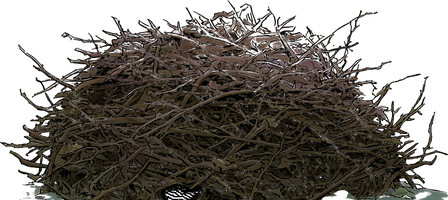
#> input picture TechArtAsset/Scenes/S1b_ForestPath/props/F_prop_bramble_v2.png, 448 x 200 px, found by its file name
$ python make_forest_v4.py
#> lines starting #> are read from the running program, lines starting #| are printed output that depends on the picture
# 2026-11-01 森林 v4：荆棘丛 3u、荆棘墙 9u + 红光遮罩、草土边补满、前景纵向渐变、布局 v4
import numpy as np, cv2, json
from PIL import Image
B="TechArtAsset/Scenes/S1b_ForestPath"; P=f"{B}/props"; W_=f"{B}/_work"
# 荆棘丛 3u：用 v2 的处理结果（已去蓝影）按高度放大
br=Image.open(f"{P}/F_prop_bramble_v2.png"); br=br.resize((int(br.width*300/br.height),300),Image.LANCZOS); br.save(f"{P}/F_prop_bramble_v3.png")
#> further down, br is the input picture: PIL image 448x200 RGBA; mean R, G, B, A 32.5, 27.8, 21.5, 153.8
#> after `br = br.resize((int(br.width * 300 / br.height), 300), Image.LANCZOS)`:
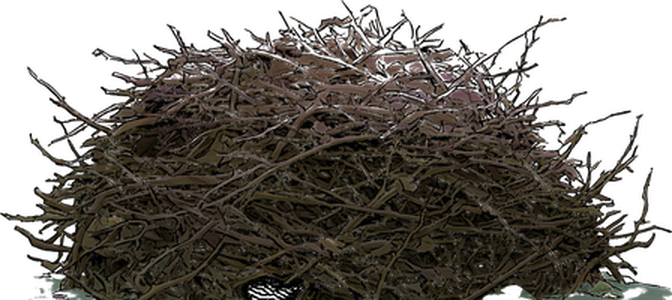
#> br: PIL image 672x300 RGBA; mean R, G, B, A 32.2, 27.5, 21.2, 153.7; transparent parts drawn white
# 荆棘墙 9u：从 Nano Banana 修边的源图放大
#> (the run stopped early here; a loop or call above may not have finished)

$ run again, with TechArtAsset/Scenes/S1b_ForestPath/props/F_prop_cross.png copied over TechArtAsset/Scenes/S1b_ForestPath/props/F_prop_bramble_v2.png
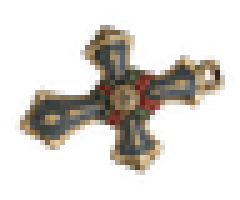
#> input picture TechArtAsset/Scenes/S1b_ForestPath/props/F_prop_cross.png, 48 x 40 px, found by its file name (shown 5 times larger)
#> br is the input picture: PIL image 48x40 RGBA; mean R, G, B, A 41.7, 35.1, 26.7, 62.7
#> `br = br.resize((int(br.width * 300 / br.height), 300), Image.LANCZOS)`:
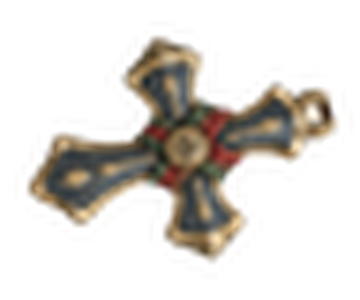
#> br: PIL image 360x300 RGBA; mean R, G, B, A 45.8, 38.4, 29, 62.8; transparent parts drawn white

$ run again, with TechArtAsset/Scenes/S1b_ForestPath/props/F_prop_cross_full.png copied over TechArtAsset/Scenes/S1b_ForestPath/props/F_prop_bramble_v2.png
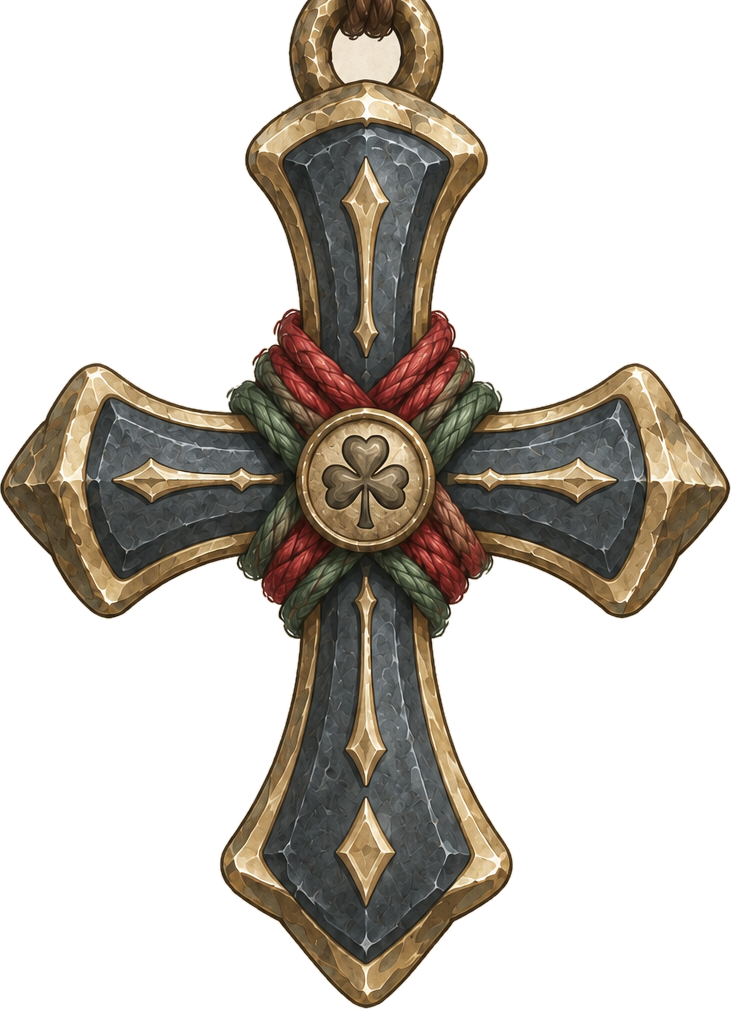
#> input picture TechArtAsset/Scenes/S1b_ForestPath/props/F_prop_cross_full.png, 731 x 1009 px, found by its file name
#> br is the input picture: PIL image 731x1009 RGBA; mean R, G, B, A 190.2, 177, 157.7, 96
#> `br = br.resize((int(br.width * 300 / br.height), 300), Image.LANCZOS)`:
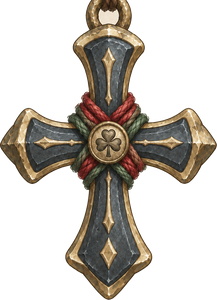
#> br: PIL image 217x300 RGBA; mean R, G, B, A 45.6, 39.8, 32.4, 96; transparent parts drawn white

$ run again, with TechArtAsset/Scenes/S1b_ForestPath/props/F_prop_cross_src.png copied over TechArtAsset/Scenes/S1b_ForestPath/props/F_prop_bramble_v2.png
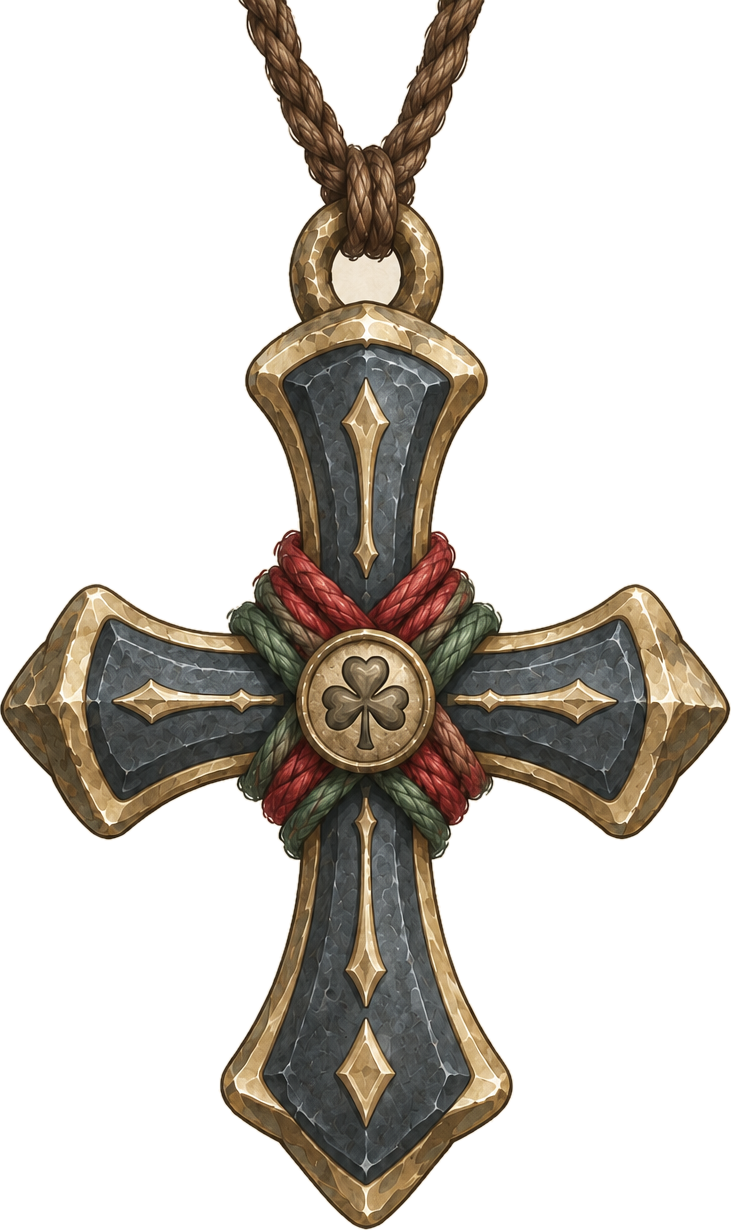
#> input picture TechArtAsset/Scenes/S1b_ForestPath/props/F_prop_cross_src.png, 731 x 1230 px, found by its file name
#> br is the input picture: PIL image 731x1230 RGBA; mean R, G, B, A 195.4, 182.1, 162.7, 85
#> `br = br.resize((int(br.width * 300 / br.height), 300), Image.LANCZOS)`:
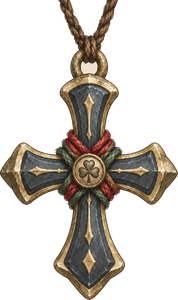
#> br: PIL image 178x300 RGBA; mean R, G, B, A 41.2, 35.8, 29, 85; transparent parts drawn white
